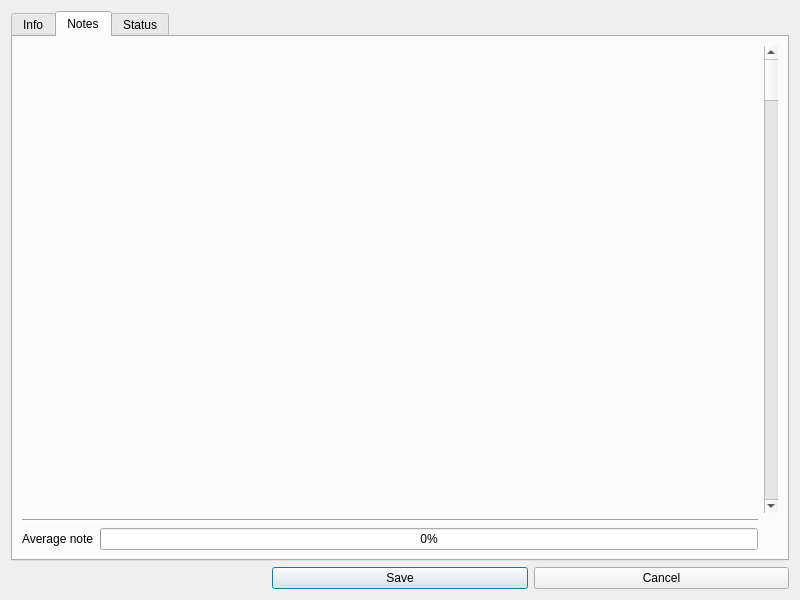
<?xml version="1.0" encoding="UTF-8"?>
<ui version="4.0">
 <class>Dialog</class>
 <widget class="QDialog" name="Dialog">
  <property name="geometry">
   <rect>
    <x>0</x>
    <y>0</y>
    <width>800</width>
    <height>600</height>
   </rect>
  </property>
  <property name="windowTitle">
   <string>Game</string>
  </property>
  <layout class="QGridLayout" name="gridLayout">
   <item row="1" column="1">
    <widget class="QPushButton" name="pushButtonGameEditSave">
     <property name="text">
      <string>Save</string>
     </property>
    </widget>
   </item>
   <item row="1" column="2">
    <widget class="QPushButton" name="pushButtonGameEditCancel">
     <property name="text">
      <string>Cancel</string>
     </property>
    </widget>
   </item>
   <item row="0" column="0" colspan="3">
    <widget class="QTabWidget" name="tabWidgetGameEdit">
     <property name="currentIndex">
      <number>1</number>
     </property>
     <widget class="QWidget" name="tabGameEditInfo">
      <attribute name="title">
       <string>Info</string>
      </attribute>
      <layout class="QGridLayout" name="gridLayout_2">
       <item row="3" column="3">
        <widget class="QPushButton" name="pushButtonGameEditTypeAdd">
         <property name="text">
          <string>+</string>
         </property>
        </widget>
       </item>
       <item row="0" column="0">
        <widget class="QLabel" name="label">
         <property name="text">
          <string>Id</string>
         </property>
        </widget>
       </item>
       <item row="1" column="0">
        <widget class="QLabel" name="label_3">
         <property name="text">
          <string>Title</string>
         </property>
        </widget>
       </item>
       <item row="2" column="0">
        <widget class="QLabel" name="label_2">
         <property name="text">
          <string>Series</string>
         </property>
        </widget>
       </item>
       <item row="2" column="1" colspan="2">
        <widget class="QComboBox" name="comboBoxGameEditSeries"/>
       </item>
       <item row="3" column="0">
        <widget class="QLabel" name="label_4">
         <property name="text">
          <string>Type</string>
         </property>
        </widget>
       </item>
       <item row="3" column="1" colspan="2">
        <widget class="QComboBox" name="comboBoxGameEditType"/>
       </item>
       <item row="4" column="0">
        <widget class="QLabel" name="label_5">
         <property name="text">
          <string>Genre</string>
         </property>
        </widget>
       </item>
       <item row="4" column="1" colspan="2">
        <widget class="QComboBox" name="comboBoxGameEditGenre"/>
       </item>
       <item row="6" column="5">
        <widget class="QPushButton" name="pushButtonGameEditCoverAdd">
         <property name="text">
          <string>+</string>
         </property>
        </widget>
       </item>
       <item row="6" column="6">
        <widget class="QPushButton" name="pushButtonGameEditCoverDelete">
         <property name="text">
          <string>-</string>
         </property>
        </widget>
       </item>
       <item row="4" column="3">
        <widget class="QPushButton" name="pushButtonGameEditGenreAdd">
         <property name="text">
          <string>+</string>
         </property>
        </widget>
       </item>
       <item row="2" column="3">
        <widget class="QPushButton" name="pushButtonGameEditSeriesAdd">
         <property name="text">
          <string>+</string>
         </property>
        </widget>
       </item>
       <item row="1" column="1" colspan="3">
        <widget class="QLineEdit" name="lineEditGameEditTitle"/>
       </item>
       <item row="0" column="5" rowspan="6" colspan="2">
        <widget class="QGraphicsView" name="graphicsViewGameEditCover"/>
       </item>
       <item row="5" column="0">
        <widget class="QLabel" name="label_6">
         <property name="text">
          <string>Release date</string>
         </property>
        </widget>
       </item>
       <item row="5" column="1">
        <widget class="QDateEdit" name="dateEditGameEditRelease"/>
       </item>
       <item row="0" column="1" colspan="2">
        <widget class="QLineEdit" name="lineEditGameEditId">
         <property name="enabled">
          <bool>false</bool>
         </property>
         <property name="echoMode">
          <enum>QLineEdit::Normal</enum>
         </property>
         <property name="dragEnabled">
          <bool>false</bool>
         </property>
         <property name="readOnly">
          <bool>false</bool>
         </property>
        </widget>
       </item>
      </layout>
     </widget>
     <widget class="QWidget" name="tabGameEditNotes">
      <attribute name="title">
       <string>Notes</string>
      </attribute>
      <layout class="QGridLayout" name="gridLayout_3">
       <item row="0" column="0" colspan="2">
        <layout class="QGridLayout" name="gridLayoutGameEditNotes"/>
       </item>
       <item row="1" column="0" colspan="2">
        <widget class="Line" name="line">
         <property name="orientation">
          <enum>Qt::Horizontal</enum>
         </property>
        </widget>
       </item>
       <item row="3" column="0">
        <widget class="QLabel" name="label_14">
         <property name="text">
          <string>Average note</string>
         </property>
        </widget>
       </item>
       <item row="3" column="1">
        <widget class="QProgressBar" name="progressBarGameEditAvgNote">
         <property name="maximum">
          <number>10000</number>
         </property>
         <property name="value">
          <number>0</number>
         </property>
         <property name="alignment">
          <set>Qt::AlignRight|Qt::AlignTrailing|Qt::AlignVCenter</set>
         </property>
        </widget>
       </item>
       <item row="0" column="2">
        <widget class="QScrollBar" name="verticalScrollBar">
         <property name="enabled">
          <bool>true</bool>
         </property>
         <property name="orientation">
          <enum>Qt::Vertical</enum>
         </property>
        </widget>
       </item>
      </layout>
     </widget>
     <widget class="QWidget" name="tabGameEditStatus">
      <attribute name="title">
       <string>Status</string>
      </attribute>
      <layout class="QGridLayout" name="gridLayout_4">
       <item row="1" column="0" colspan="2">
        <widget class="QListWidget" name="listWidgetGameEditCollection"/>
       </item>
       <item row="0" column="0">
        <widget class="QLabel" name="label_7">
         <property name="text">
          <string>Collection</string>
         </property>
        </widget>
       </item>
       <item row="2" column="0">
        <widget class="QPushButton" name="pushButtonGameEditCollectionAdd">
         <property name="text">
          <string>+</string>
         </property>
        </widget>
       </item>
       <item row="0" column="4">
        <widget class="QLabel" name="label_25">
         <property name="text">
          <string>Storage</string>
         </property>
        </widget>
       </item>
       <item row="2" column="1">
        <widget class="QPushButton" name="pushButtonGameEfitCollectionDelete">
         <property name="text">
          <string>-</string>
         </property>
        </widget>
       </item>
       <item row="4" column="0" colspan="8">
        <widget class="Line" name="line_2">
         <property name="orientation">
          <enum>Qt::Horizontal</enum>
         </property>
        </widget>
       </item>
       <item row="6" column="0" colspan="2">
        <widget class="QListWidget" name="listWidgetGameEditDifficulty"/>
       </item>
       <item row="7" column="0">
        <widget class="QPushButton" name="pushButtonGameEditDifficultyAdd">
         <property name="text">
          <string>+</string>
         </property>
        </widget>
       </item>
       <item row="7" column="1">
        <widget class="QPushButton" name="pushButtonGameEditDifficultyDelete">
         <property name="text">
          <string>-</string>
         </property>
        </widget>
       </item>
       <item row="5" column="4">
        <widget class="QLabel" name="label_9">
         <property name="text">
          <string>Completed</string>
         </property>
        </widget>
       </item>
       <item row="6" column="4" colspan="2">
        <widget class="QListWidget" name="listWidgetGameEditDifficultyComplete"/>
       </item>
       <item row="5" column="0">
        <widget class="QLabel" name="label_8">
         <property name="text">
          <string>Difficulties</string>
         </property>
        </widget>
       </item>
       <item row="7" column="5">
        <widget class="QPushButton" name="pushButtonGameEditDifficultyNotCompleted">
         <property name="text">
          <string>-</string>
         </property>
        </widget>
       </item>
       <item row="2" column="4">
        <widget class="QPushButton" name="pushButtonGameEditStorageAdd">
         <property name="text">
          <string>+</string>
         </property>
        </widget>
       </item>
       <item row="1" column="4" colspan="2">
        <widget class="QListWidget" name="listWidgetGameEditStorage"/>
       </item>
       <item row="2" column="5">
        <widget class="QPushButton" name="pushButtonGameEditStorageDelete">
         <property name="text">
          <string>-</string>
         </property>
        </widget>
       </item>
       <item row="6" column="2">
        <widget class="QPushButton" name="pushButtonGameEditDifficultyCompleted">
         <property name="text">
          <string>&gt;</string>
         </property>
        </widget>
       </item>
      </layout>
     </widget>
    </widget>
   </item>
  </layout>
 </widget>
 <resources/>
 <connections/>
</ui>
